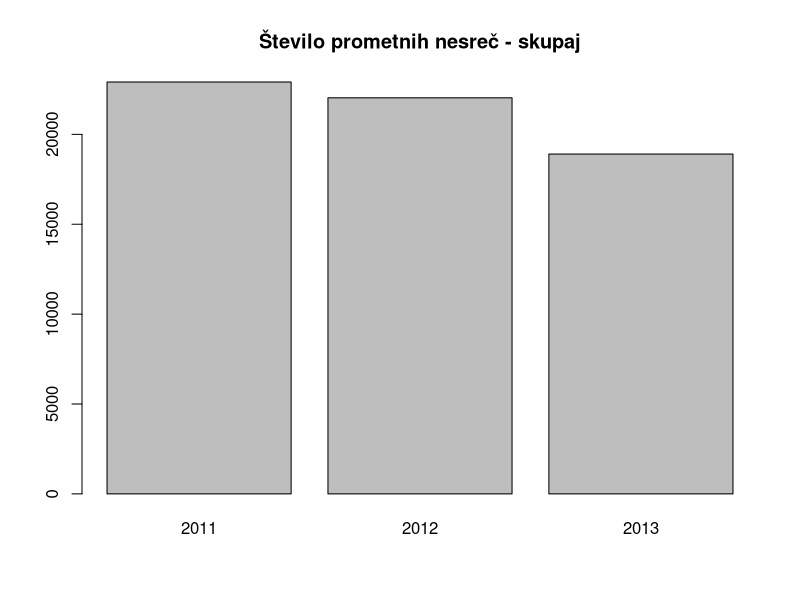
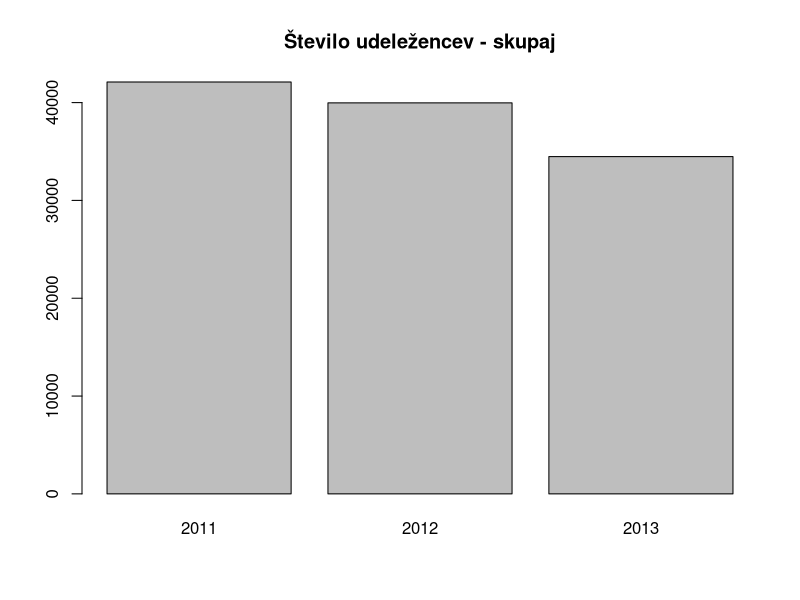

Reproduce these figures in R, in order.
# prvi graf

skupajn <- c(22913, 22035,18904)
pdf("skupajnesrece.pdf")
barplot(skupajn, main = "Število prometnih nesreč - skupaj", names.arg = c("2011","2012","2013"))
dev.off()

#drugi graf

steviloud <- c(42105,39971,34481)
pdf("steviloudelezencev.pdf")
barplot(steviloud, main = "Število udeležencev - skupaj", names.arg = c("2011","2012","2013"))
dev.off()